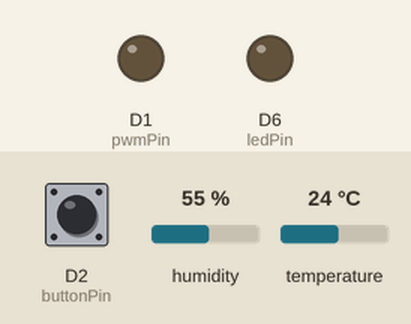
Simulated run of this sketch. Board: ESP8266 (NodeMCU). Shown: output pins drawn as LEDs (lit = HIGH). The inputs (shaded band) are chosen by the test bench; at power-on: D2 (buttonPin) LOW, humidity 55 %, temperature 24 °C. WiFi joins after 1.5 s; servers stay silent unless stated; what the sketch prints to the serial monitor is not drawn.

Above: at 2.7 s.
2.8 s: D2 (buttonPin) pulled HIGH for 0.15 s
At 3.3 s:
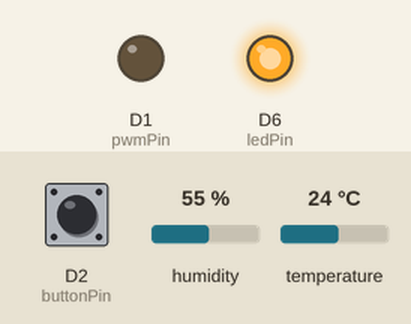
4.4 s: D2 (buttonPin) pulled HIGH for 1 s
At 5.7 s:
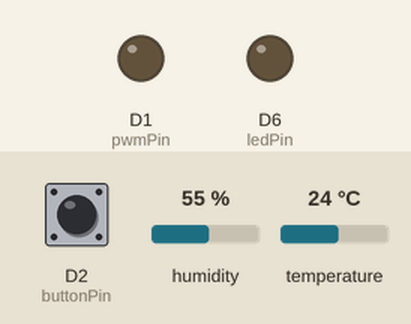
6.9 s: D2 (buttonPin) pulled HIGH for 3.2 s
At 7.6 s:
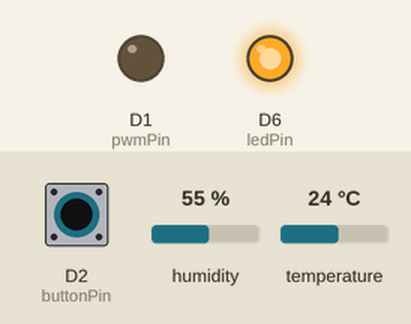
Timing chart, 0 to 9.9 s (numbered marks = the images above; inputs shaded):
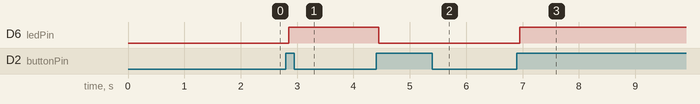

Measured:
- after the input at 2.8 s, D6 (ledPin): LOW → HIGH after 0.05 s
- after the input at 4.4 s, D6 (ledPin): HIGH → LOW after 0.05 s
- after the input at 6.9 s, D6 (ledPin): LOW → HIGH after 0.05 s

The sketch:

4.7.ino
```cpp
#include <ESP8266WiFi.h>
#include <ESPAsyncTCP.h>
#include <ESPAsyncWebServer.h>
#include <DHT.h>

// WiFi
const char* ssid = "Tengku2";
const char* password = "tengkuirwansyah.";

// Pin
#define DHTPIN D4
#define DHTTYPE DHT22

const int ledPin = D6;
const int buttonPin = D2;
const int pwmPin = D1;

// Objek
DHT dht(DHTPIN, DHTTYPE);
AsyncWebServer server(80);
AsyncWebSocket ws("/ws");

// Status
bool ledState = false;
bool lastButtonState = LOW;
bool buttonState = LOW;

int pwmValue = 0;

unsigned long lastDebounceTime = 0;
unsigned long lastReadTime = 0;

const unsigned long debounceDelay = 50;

String currentTemp = "--";
String currentHum = "--";

// Mengirim data ke dashboard
void notifyClients() {
  String json = "{";
  json += "\"led\":\"" + String(ledState ? "ON" : "OFF") + "\",";
  json += "\"suhu\":\"" + currentTemp + "\",";
  json += "\"hum\":\"" + currentHum + "\",";
  json += "\"pwm\":" + String(pwmValue);
  json += "}";

  ws.textAll(json);
}

// Menerima perintah dari dashboard
void handleWebSocketMessage(
  void *arg,
  uint8_t *data,
  size_t len
) {
  AwsFrameInfo *info = (AwsFrameInfo*)arg;

  if (info->final && info->index == 0 &&
      info->len == len && info->opcode == WS_TEXT) {

    String message = "";

    for (size_t i = 0; i < len; i++) {
      message += (char)data[i];
    }

    if (message == "toggle") {
      ledState = !ledState;
      digitalWrite(ledPin, ledState ? HIGH : LOW);
      notifyClients();
    }

    // Mengatur kecerahan LED menggunakan PWM
    if (message.startsWith("pwm,")) {
      pwmValue = message.substring(4).toInt();
      pwmValue = constrain(pwmValue, 0, 1023);

      analogWrite(pwmPin, pwmValue);
      notifyClients();
    }
  }
}

// Event WebSocket
void onEvent(
  AsyncWebSocket *server,
  AsyncWebSocketClient *client,
  AwsEventType type,
  void *arg,
  uint8_t *data,
  size_t len
) {
  if (type == WS_EVT_DATA) {
    handleWebSocketMessage(arg, data, len);
  }

  if (type == WS_EVT_CONNECT) {
    notifyClients();
  }
}

// Dashboard web
const char index_html[] PROGMEM = R"rawliteral(
<!DOCTYPE html>
<html>
<head>
  <meta name="viewport" content="width=device-width, initial-scale=1">
  <title>Monitoring IoT PWM</title>

  <style>
    body {
      font-family: Arial;
      text-align: center;
      background: #f1f5f9;
      padding: 20px;
    }

    .card {
      background: white;
      padding: 20px;
      margin: 15px auto;
      border-radius: 12px;
      max-width: 350px;
      box-shadow: 0 2px 8px #ccc;
    }

    .value {
      font-size: 28px;
      font-weight: bold;
      color: #2563eb;
    }

    button {
      padding: 12px 20px;
      font-size: 16px;
      border: none;
      border-radius: 8px;
      background: #2563eb;
      color: white;
    }

    input[type=range] {
      width: 90%;
    }
  </style>
</head>

<body>
  <h2>Monitoring IoT</h2>

  <div class="card">
    <h3>Suhu</h3>
    <div class="value">
      <span id="tempValue">--</span> &deg;C
    </div>
  </div>

  <div class="card">
    <h3>Kelembapan</h3>
    <div class="value">
      <span id="humValue">--</span> %
    </div>
  </div>

  <div class="card">
    <h3>LED 1</h3>
    <div class="value" id="ledStatus">OFF</div>
    <br>
    <button onclick="toggleLED()">Nyalakan / Matikan LED 1</button>
  </div>

  <div class="card">
    <h3>Kecerahan LED 2 (PWM)</h3>
    <input
      type="range"
      min="0"
      max="1023"
      value="0"
      id="pwmSlider"
      oninput="sendPWM(this.value)"
    >

    <p>Nilai PWM: <span id="pwmValue">0</span></p>
  </div>

  <script>
    var gateway = `ws://${window.location.hostname}/ws`;
    var websocket;
    var pwmTimer;

    function initWebSocket() {
      websocket = new WebSocket(gateway);

      websocket.onmessage = function(event) {
        var data = JSON.parse(event.data);

        document.getElementById("tempValue").innerText = data.suhu;
        document.getElementById("humValue").innerText = data.hum;
        document.getElementById("ledStatus").innerText = data.led;
        document.getElementById("pwmValue").innerText = data.pwm;

        document.getElementById("pwmSlider").value = data.pwm;
      };

      websocket.onclose = function() {
        setTimeout(initWebSocket, 2000);
      };
    }

    function toggleLED() {
      if (websocket && websocket.readyState === WebSocket.OPEN) {
        websocket.send("toggle");
      }
    }

    function sendPWM(value) {
      document.getElementById("pwmValue").innerText = value;

      clearTimeout(pwmTimer);

      pwmTimer = setTimeout(function() {
        if (websocket && websocket.readyState === WebSocket.OPEN) {
          websocket.send("pwm," + value);
        }
      }, 50);
    }

    window.onload = initWebSocket;
  </script>
</body>
</html>
)rawliteral";

void setup() {
  Serial.begin(115200);

  pinMode(ledPin, OUTPUT);
  pinMode(buttonPin, INPUT);
  pinMode(pwmPin, OUTPUT);

  digitalWrite(ledPin, LOW);
  analogWriteRange(1023);
  analogWrite(pwmPin, 0);

  dht.begin();

  WiFi.begin(ssid, password);
  Serial.print("Menghubungkan ke WiFi");

  int attempts = 0;

  while (WiFi.status() != WL_CONNECTED && attempts < 30) {
    delay(500);
    Serial.print(".");
    attempts++;
  }

  if (WiFi.status() != WL_CONNECTED) {
    Serial.println("\nWiFi gagal terhubung!");
    return;
  }

  Serial.println("\nWiFi terhubung!");
  Serial.print("Alamat IP: ");
  Serial.println(WiFi.localIP());

  ws.onEvent(onEvent);
  server.addHandler(&ws);

  server.on("/", HTTP_GET, [](AsyncWebServerRequest *request) {
    request->send_P(200, "text/html", index_html);
  });

  server.begin();
  Serial.println("Web server berjalan.");
}

void loop() {
  // Membaca push button untuk LED 1
  int reading = digitalRead(buttonPin);

  if (reading != lastButtonState) {
    lastDebounceTime = millis();
  }

  if (millis() - lastDebounceTime > debounceDelay) {
    if (reading != buttonState) {
      buttonState = reading;

      if (buttonState == HIGH) {
        ledState = !ledState;
        digitalWrite(ledPin, ledState ? HIGH : LOW);
        notifyClients();
      }
    }
  }

  lastButtonState = reading;

  // Membaca suhu dan kelembapan setiap 3 detik
  if (millis() - lastReadTime >= 3000) {
    lastReadTime = millis();

    float temperature = dht.readTemperature();
    float humidity = dht.readHumidity();

    if (!isnan(temperature)) {
      currentTemp = String(temperature, 1);
    }

    if (!isnan(humidity)) {
      currentHum = String(humidity, 1);
    }

    notifyClients();

    Serial.print("Suhu: ");
    Serial.print(currentTemp);
    Serial.print(" C | Kelembapan: ");
    Serial.print(currentHum);
    Serial.println(" %");
  }

  ws.cleanupClients();
}
```
